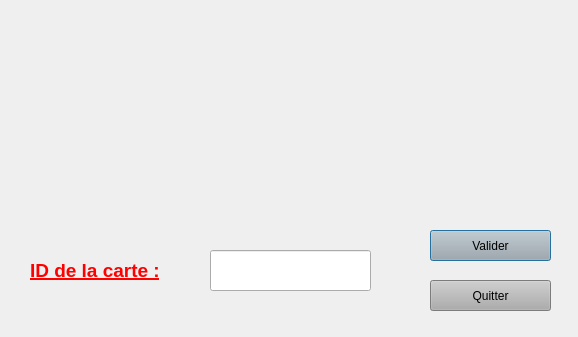
<?xml version="1.0" encoding="UTF-8"?>
<ui version="4.0">
 <class>OneCardDialog</class>
 <widget class="QDialog" name="OneCardDialog">
  <property name="geometry">
   <rect>
    <x>0</x>
    <y>0</y>
    <width>578</width>
    <height>337</height>
   </rect>
  </property>
  <property name="windowTitle">
   <string>Voir une carte</string>
  </property>
  <property name="windowIcon">
   <iconset>
    <normaloff>img/wizardPokerLogo.png</normaloff>img/wizardPokerLogo.png</iconset>
  </property>
  <property name="styleSheet">
   <string notr="true">background: url(:/img/img/menuBg.png)</string>
  </property>
  <widget class="QLineEdit" name="cardID">
   <property name="geometry">
    <rect>
     <x>210</x>
     <y>250</y>
     <width>161</width>
     <height>41</height>
    </rect>
   </property>
  </widget>
  <widget class="QLabel" name="label">
   <property name="geometry">
    <rect>
     <x>30</x>
     <y>250</y>
     <width>161</width>
     <height>41</height>
    </rect>
   </property>
   <property name="styleSheet">
    <string notr="true">background: transparent</string>
   </property>
   <property name="text">
    <string>&lt;html&gt;&lt;head/&gt;&lt;body&gt;&lt;p&gt;&lt;span style=&quot; font-size:14pt; font-weight:600; text-decoration: underline; color:#ff0000;&quot;&gt;ID de la carte :&lt;/span&gt;&lt;/p&gt;&lt;/body&gt;&lt;/html&gt;</string>
   </property>
  </widget>
  <widget class="QPushButton" name="validerButton">
   <property name="geometry">
    <rect>
     <x>430</x>
     <y>230</y>
     <width>121</width>
     <height>31</height>
    </rect>
   </property>
   <property name="styleSheet">
    <string notr="true">background: rgb(173, 173, 173)</string>
   </property>
   <property name="text">
    <string>Valider</string>
   </property>
  </widget>
  <widget class="QPushButton" name="quitterButton">
   <property name="geometry">
    <rect>
     <x>430</x>
     <y>280</y>
     <width>121</width>
     <height>31</height>
    </rect>
   </property>
   <property name="styleSheet">
    <string notr="true">background: rgb(173, 173, 173)</string>
   </property>
   <property name="text">
    <string>Quitter</string>
   </property>
  </widget>
  <widget class="QWidget" name="layoutWidget">
   <property name="geometry">
    <rect>
     <x>0</x>
     <y>50</y>
     <width>581</width>
     <height>161</height>
    </rect>
   </property>
   <layout class="QHBoxLayout" name="upF"/>
  </widget>
 </widget>
 <resources/>
 <connections/>
</ui>
